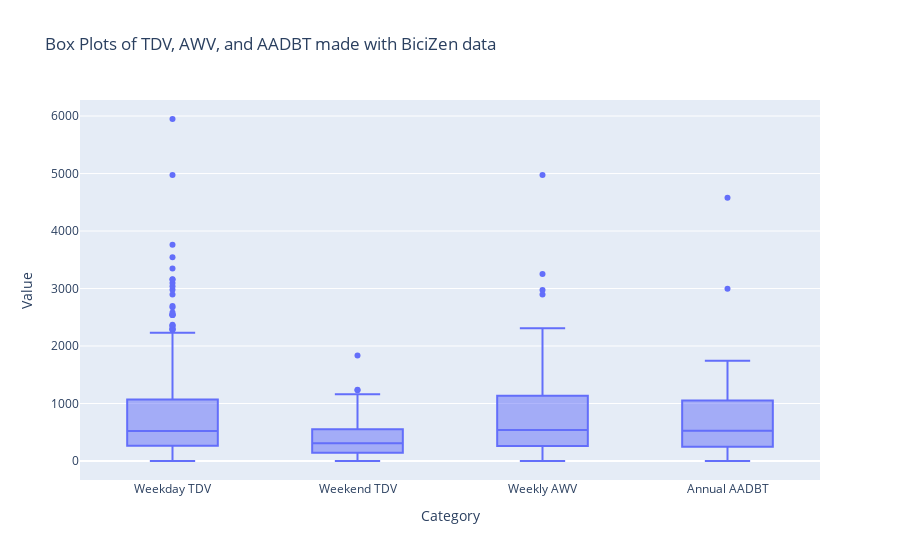

Notebook code cell kept with this figure:
### Code cell
import plotly.express as px

# Create a combined DataFrame for plotting
combined_df = pd.DataFrame({
    'Value': pd.concat([weekday_daily_volume['TDV'], weekend_daily_volume['TDV'], mean_weekly_volume['AWV'], annual_volume['AADBT']]),
    'Category': ['Weekday TDV'] * len(weekday_daily_volume) + ['Weekend TDV'] * len(weekend_daily_volume) + ['Weekly AWV'] * len(mean_weekly_volume) + ['Annual AADBT'] * len(annual_volume)
})


# Create the box plot
fig = px.box(combined_df, x='Category', y='Value', title='Box Plots of TDV, AWV, and AADBT made with BiciZen data')
fig.show()

### Figure 1 — Plotly figure (JSON) as saved in the notebook; plotly's stock layout.template omitted (floating-point values rounded to 4 significant figures; data arrays with more than 128 entries replaced by an {"elided": "..."} marker saying what was removed)
{"data": [{"alignmentgroup": "True", "hovertemplate": "Category=%{x}<br>Value=%{y}<extra></extra>", "legendgroup": "", "marker": {"color": "#636efa"}, "name": "", "notched": false, "offsetgroup": "", "orientation": "v", "showlegend": false, "type": "box", "x": {"elided": "711 str values"}, "x0": " ", "xaxis": "x", "y": {"elided": "711 float values"}, "y0": " ", "yaxis": "y"}], "layout": {"boxmode": "group", "legend": {"tracegroupgap": 0}, "title": {"text": "Box Plots of TDV, AWV, and AADBT made with BiciZen data"}, "xaxis": {"anchor": "y", "domain": [0, 1], "title": {"text": "Category"}}, "yaxis": {"anchor": "x", "domain": [0, 1], "title": {"text": "Value"}}}}
